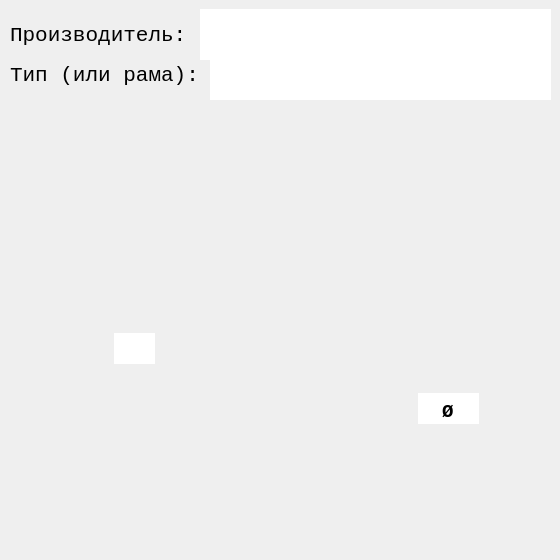
<?xml version="1.0" encoding="UTF-8"?>
<ui version="4.0">
 <class>Dialog</class>
 <widget class="QDialog" name="Dialog">
  <property name="geometry">
   <rect>
    <x>0</x>
    <y>0</y>
    <width>560</width>
    <height>560</height>
   </rect>
  </property>
  <property name="sizePolicy">
   <sizepolicy hsizetype="Fixed" vsizetype="Fixed">
    <horstretch>0</horstretch>
    <verstretch>0</verstretch>
   </sizepolicy>
  </property>
  <property name="minimumSize">
   <size>
    <width>560</width>
    <height>560</height>
   </size>
  </property>
  <property name="maximumSize">
   <size>
    <width>560</width>
    <height>560</height>
   </size>
  </property>
  <property name="windowTitle">
   <string>Раскос</string>
  </property>
  <property name="windowIcon">
   <iconset>
    <normaloff>../pics/thumbs/diagonal/diag_1.jpg</normaloff>../pics/thumbs/diagonal/diag_1.jpg</iconset>
  </property>
  <property name="whatsThis">
   <string/>
  </property>
  <property name="accessibleDescription">
   <string/>
  </property>
  <widget class="QLabel" name="label">
   <property name="geometry">
    <rect>
     <x>0</x>
     <y>0</y>
     <width>560</width>
     <height>560</height>
    </rect>
   </property>
   <property name="sizePolicy">
    <sizepolicy hsizetype="Fixed" vsizetype="Fixed">
     <horstretch>0</horstretch>
     <verstretch>0</verstretch>
    </sizepolicy>
   </property>
   <property name="minimumSize">
    <size>
     <width>560</width>
     <height>560</height>
    </size>
   </property>
   <property name="maximumSize">
    <size>
     <width>560</width>
     <height>560</height>
    </size>
   </property>
   <property name="autoFillBackground">
    <bool>true</bool>
   </property>
   <property name="text">
    <string/>
   </property>
   <property name="pixmap">
    <pixmap>../pics/main/diagonal/diag_7.jpg</pixmap>
   </property>
   <property name="scaledContents">
    <bool>false</bool>
   </property>
   <property name="alignment">
    <set>Qt::AlignCenter</set>
   </property>
   <property name="margin">
    <number>0</number>
   </property>
  </widget>
  <widget class="QLineEdit" name="lineEdit">
   <property name="geometry">
    <rect>
     <x>114</x>
     <y>333</y>
     <width>41</width>
     <height>31</height>
    </rect>
   </property>
   <property name="font">
    <font>
     <family>Courier New</family>
     <pointsize>14</pointsize>
     <weight>75</weight>
     <italic>false</italic>
     <bold>true</bold>
    </font>
   </property>
   <property name="focusPolicy">
    <enum>Qt::ClickFocus</enum>
   </property>
   <property name="autoFillBackground">
    <bool>true</bool>
   </property>
   <property name="inputMethodHints">
    <set>Qt::ImhNone</set>
   </property>
   <property name="text">
    <string/>
   </property>
   <property name="maxLength">
    <number>3</number>
   </property>
   <property name="frame">
    <bool>false</bool>
   </property>
   <property name="alignment">
    <set>Qt::AlignBottom|Qt::AlignRight|Qt::AlignTrailing</set>
   </property>
  </widget>
  <widget class="QLabel" name="label_2">
   <property name="geometry">
    <rect>
     <x>10</x>
     <y>10</y>
     <width>181</width>
     <height>51</height>
    </rect>
   </property>
   <property name="font">
    <font>
     <family>Courier New</family>
     <pointsize>16</pointsize>
     <weight>50</weight>
     <bold>false</bold>
    </font>
   </property>
   <property name="text">
    <string>Производитель:</string>
   </property>
  </widget>
  <widget class="QLineEdit" name="lineEdit_6">
   <property name="geometry">
    <rect>
     <x>200</x>
     <y>9</y>
     <width>351</width>
     <height>51</height>
    </rect>
   </property>
   <property name="font">
    <font>
     <family>Courier New</family>
     <pointsize>16</pointsize>
     <weight>75</weight>
     <bold>true</bold>
    </font>
   </property>
   <property name="frame">
    <bool>false</bool>
   </property>
   <property name="alignment">
    <set>Qt::AlignLeading|Qt::AlignLeft|Qt::AlignVCenter</set>
   </property>
  </widget>
  <widget class="QLineEdit" name="lineEdit_7">
   <property name="geometry">
    <rect>
     <x>210</x>
     <y>49</y>
     <width>341</width>
     <height>51</height>
    </rect>
   </property>
   <property name="font">
    <font>
     <family>Courier New</family>
     <pointsize>16</pointsize>
     <weight>75</weight>
     <bold>true</bold>
    </font>
   </property>
   <property name="text">
    <string/>
   </property>
   <property name="frame">
    <bool>false</bool>
   </property>
   <property name="alignment">
    <set>Qt::AlignLeading|Qt::AlignLeft|Qt::AlignVCenter</set>
   </property>
  </widget>
  <widget class="QLabel" name="label_3">
   <property name="geometry">
    <rect>
     <x>10</x>
     <y>50</y>
     <width>201</width>
     <height>51</height>
    </rect>
   </property>
   <property name="font">
    <font>
     <family>Courier New</family>
     <pointsize>16</pointsize>
     <weight>50</weight>
     <bold>false</bold>
    </font>
   </property>
   <property name="text">
    <string>Тип (или рама):</string>
   </property>
  </widget>
  <widget class="QLineEdit" name="lineEdit_3">
   <property name="geometry">
    <rect>
     <x>418</x>
     <y>393</y>
     <width>61</width>
     <height>31</height>
    </rect>
   </property>
   <property name="font">
    <font>
     <family>Courier New</family>
     <pointsize>14</pointsize>
     <weight>75</weight>
     <italic>false</italic>
     <bold>true</bold>
    </font>
   </property>
   <property name="focusPolicy">
    <enum>Qt::ClickFocus</enum>
   </property>
   <property name="text">
    <string>Ø</string>
   </property>
   <property name="maxLength">
    <number>4</number>
   </property>
   <property name="frame">
    <bool>false</bool>
   </property>
   <property name="alignment">
    <set>Qt::AlignBottom|Qt::AlignHCenter</set>
   </property>
  </widget>
 </widget>
 <resources/>
 <connections/>
</ui>
